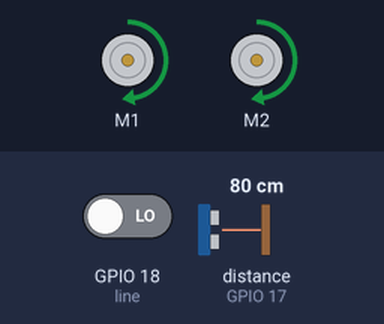
The program below on a simulated Raspberry Pi (BCM pin numbers). Parts: 2 × DC motor (green arrow = forward, orange = backward, longer = faster). Inputs (shaded band) come from the test bench; at power-on: GPIO 18 (line) LOW, distance to the obstacle (sensor on GPIO 17) 80 cm. The echo pulse lasts 58.3 µs per cm; motors are numbered in the order the program creates them (left before right in a Robot); the interpreter's speed is modelled, so counts of loop turns are approximate; threads take turns every 2 ms; the clock reads 2024-03-15 10:24:30 at power-on unless the program sets it.

Above: at 1.2 s.
1.3 s: GPIO 18 (line) driven HIGH
At 4.0 s:
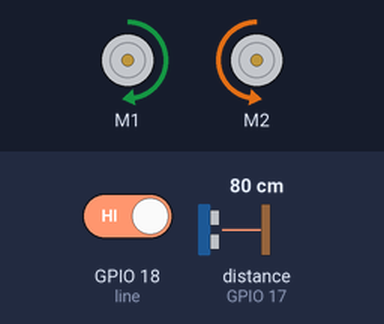
4.3 s: GPIO 18 (line) driven LOW
At 5.5 s:
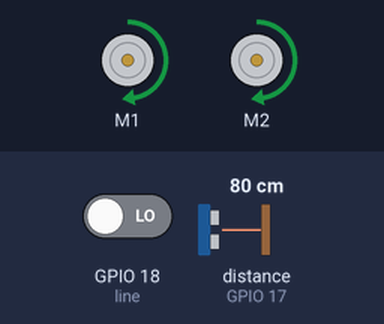
Timing chart, 0 to 7.3 s (numbered marks = the images above; inputs shaded):
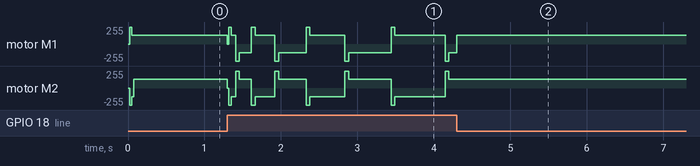

Measured:
- after the input at 4.3 s, motor M2: stops changing and stays forward 128/255

The program:

robot.py
```python
from gpiozero import Robot, DistanceSensor, DigitalInputDevice
from time import sleep, time
from threading import Thread

remy = Robot(left=(9, 10), right = (7,8))
dist = DistanceSensor(echo = 17, trigger = 4)
line = DigitalInputDevice(18)
on_line = False

def is_on_line():
    global on_line
    while True:
        on_line = not line.value

detect_line = Thread(target=is_on_line)
detect_line.start()

def slow_left(s):
    remy.left(speed = 1)
    sleep(0.05)
    remy.left(speed = s)

def slow_right(s):
    remy.right(speed = 1)
    sleep(0.05)
    remy.right(speed = s)

def find_line(max_time):
    right = True
    search_time = 0.1
    full_search = time() + max_time
    while time() < full_search:
        start_search = time()
        if right:
            slow_right(0.5)
        else:
            slow_left(0.5)
        while time() < search_time + start_search:
            if on_line == True:
                return True
            else:
                pass

        search_time += 0.1
        right = not right

while True:
    if on_line == True:
        remy.forward(speed = 0.5)
    else:
        remy.stop()
        find_line(10)
```
